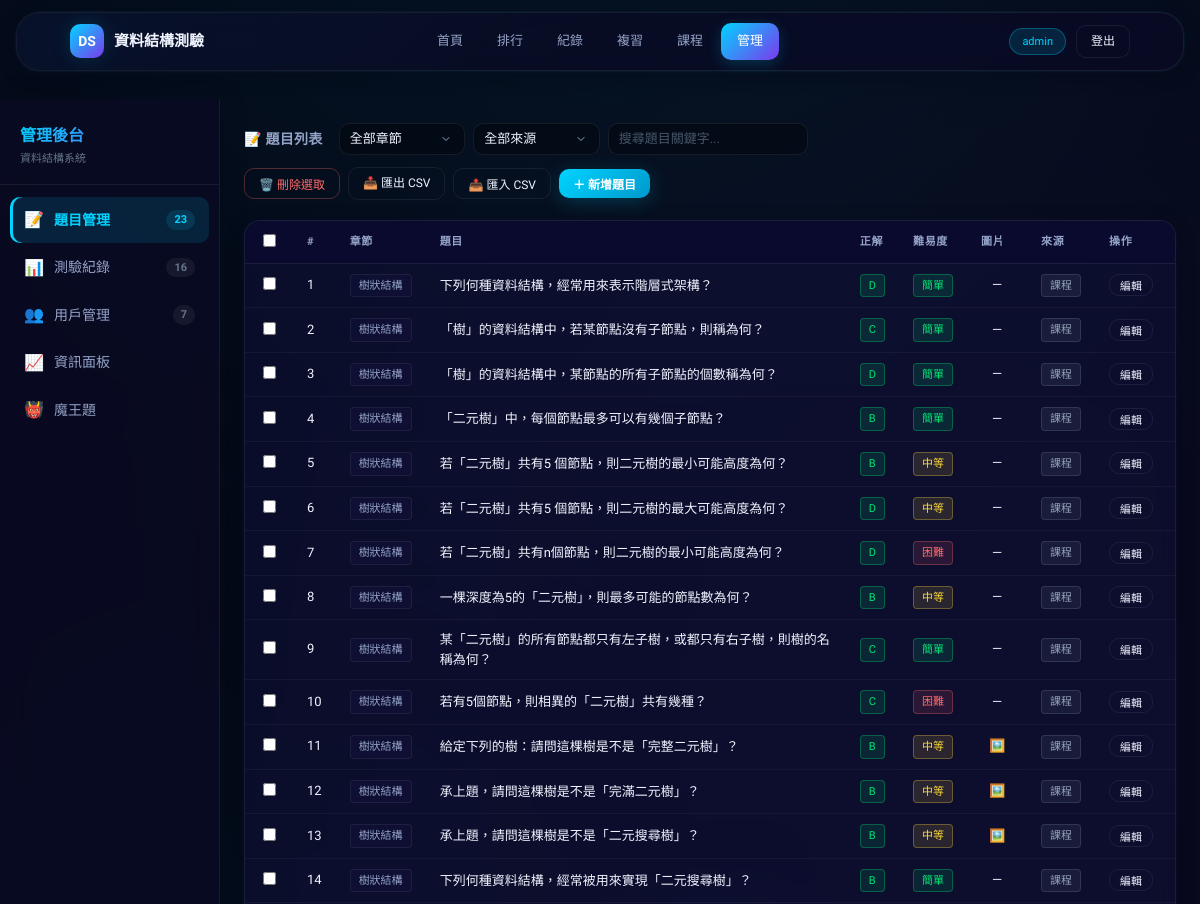
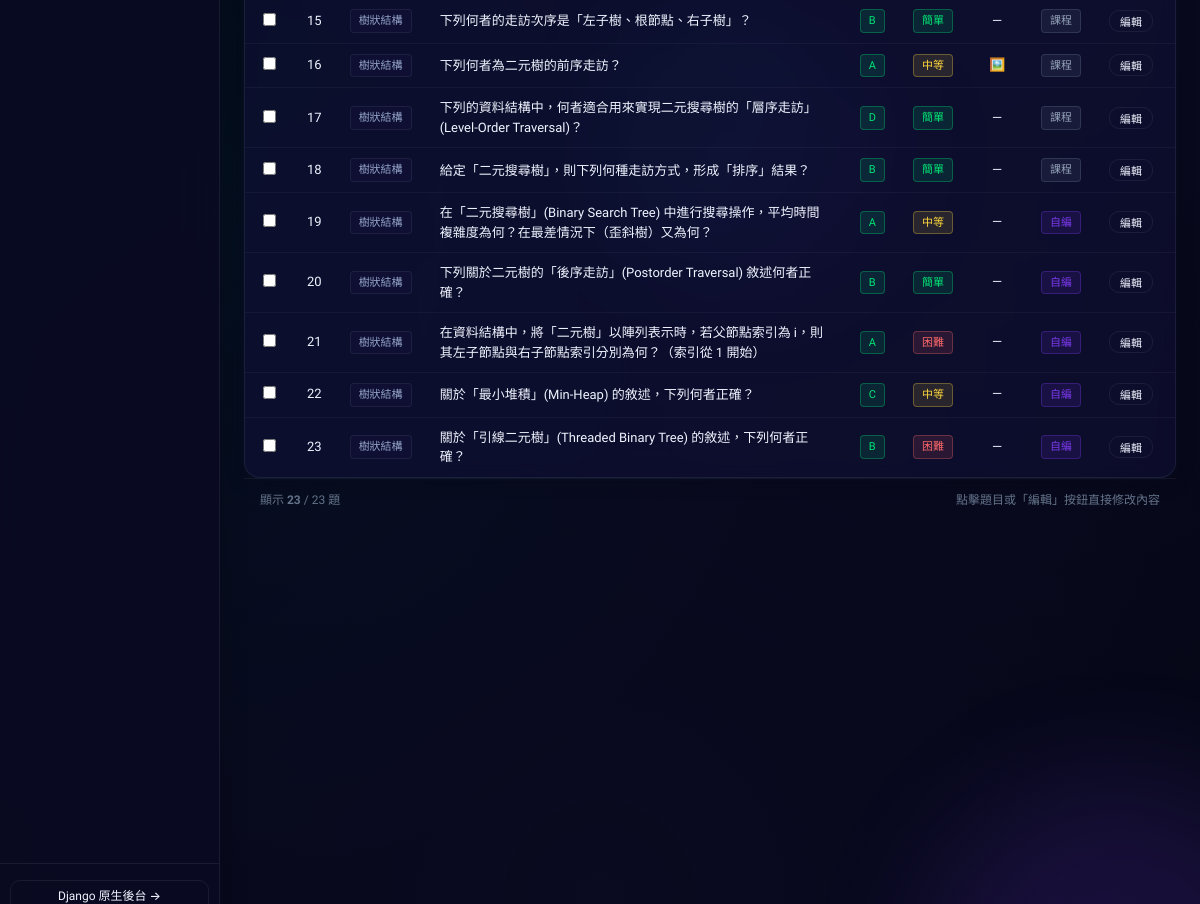
Page /admin-panel/ (signed in) on the committed database (2 pictures, top to bottom).
### quiz_app/models.py (models this page shows, shortened)
class User(AbstractUser):
    nickname = models.CharField(max_length=50, blank=True, verbose_name='暱稱')
    student_class = models.CharField(max_length=50, blank=True, null=True, verbose_name='班級')
    is_teacher = models.BooleanField(default=False, verbose_name='教師身分')
    class Meta:
        verbose_name = '使用者'
        verbose_name_plural = '使用者'

class Question(models.Model):
    DIFFICULTY_CHOICES = [
        ('easy', '簡單'),
        ('medium', '中等'),
        ('hard', '困難'),
    ]
    chapter = models.CharField(max_length=50, verbose_name='章節')
    question_number = models.IntegerField(verbose_name='題號')
    question_text = models.TextField(verbose_name='題目')
    question_image = models.ImageField(
        upload_to='quiz_app/images/',
        blank=True,
        null=True,
        verbose_name='題目圖片'
    )
    option_a = models.CharField(max_length=500, verbose_name='選項A')
    option_b = models.CharField(max_length=500, verbose_name='選項B')
    option_c = models.CharField(max_length=500, verbose_name='選項C')
    option_d = models.CharField(max_length=500, blank=True, null=True, verbose_name='選項D')
    option_e = models.CharField(max_length=500, blank=True, null=True, verbose_name='選項E')
    correct_answer = models.CharField(max_length=1, verbose_name='正確答案')
    difficulty = models.CharField(
        max_length=10,
        choices=DIFFICULTY_CHOICES,
        default='medium',
        verbose_name='難易度'
    )
    sequence_group = models.CharField(
        max_length=50,
        blank=True,
        null=True,
        verbose_name='連貫題組別',
        help_text='同一組別的題目會保持順序'
    )
    is_new = models.BooleanField(default=False, verbose_name='自編題目')
    source_note = models.CharField(
        max_length=200, blank=True, verbose_name='題目來源',
        help_text='若為自編題目，請註明來源或設計說明'
    )
    explanation = models.TextField(
        blank=True, verbose_name='題目詳解',
        help_text='作答後顯示的詳細解析，說明為什麼正確答案是對的'
    )
    error_count = models.IntegerField(default=0, verbose_name='累計錯誤次數')
    total_attempt_count = models.IntegerField(default=0, verbose_name='累計答題次數')
    class Meta:
        verbose_name = '題目'
        verbose_name_plural = '題目'
        unique_together = ['chapter', 'question_number']
        ordering = ['chapter', 'question_number']

### quiz_app/views.py (the view)
# urls.py: path('admin-panel/', views.admin_panel, name='admin_panel'),
def admin_panel(request):
    if not request.user.is_authenticated or not request.user.is_staff:
        messages.error(request, '你不是管理員')
        return redirect('home')
    raw_chapters = list(Question.objects.values_list('chapter', flat=True))
    unique_chapters = sorted(set(raw_chapters), key=_chapter_sort_key)
    total_questions = Question.objects.count()
    new_questions = Question.objects.filter(is_new=True).count()
    total_users = User.objects.count()
    total_records = QuizRecord.objects.count()
    chapters_data = []
    for ch in unique_chapters:
        count = Question.objects.filter(chapter=ch).count()
        chapters_data.append({
            'chapter': ch,
            'count': count,
        })
    questions = []
    for q in Question.objects.all().order_by('question_number'):
        questions.append({
            'id': q.id,
            'chapter': q.chapter,
            'number': q.question_number,
            'text': q.question_text[:80] + '...' if len(q.question_text) > 80 else q.question_text,
            'option_a': q.option_a[:30] + '...' if q.option_a and len(q.option_a) > 30 else (q.option_a or ''),
            'option_b': q.option_b[:30] + '...' if q.option_b and len(q.option_b) > 30 else (q.option_b or ''),
            'option_c': q.option_c[:30] + '...' if q.option_c and len(q.option_c) > 30 else (q.option_c or ''),
            'option_d': q.option_d[:30] + '...' if q.option_d and len(q.option_d) > 30 else (q.option_d or ''),
            'option_e': q.option_e[:30] + '...' if q.option_e and len(q.option_e) > 30 else (q.option_e or ''),
            'correct_answer': q.correct_answer,
            'difficulty': q.get_difficulty_display(),
            'is_new': q.is_new,
            'has_image': bool(q.question_image),
        })
    records = QuizRecord.objects.all().order_by('-created_at')[:20]
    records_data = []
    for r in records:
        records_data.append({
            'id': r.id,
            'user': str(r.user.nickname or r.user.username),
            'chapter': r.chapter,
            'score': r.score,
            'correct_count': r.correct_count,
            'total': r.total_questions,
            'time_spent': r.time_spent,
            'is_sr': r.is_sr,
            'date': r.created_at.strftime('%m/%d %H:%M'),
        })
    class_list = (
        User.objects
        .filter(student_class__isnull=False)
        .exclude(student_class='')
        .values('student_class')
        .annotate(count=models.Count('id'))
        .order_by('student_class')
    )
    info_users = User.objects.all().order_by('username').values('id', 'username', 'nickname')
    info_questions = Question.objects.all().order_by('chapter', 'question_number').values('id', 'chapter', 'question_number', 'question_text')
    return render(request, 'quiz_app/admin_panel.html', {
        'chapters': chapters_data,
        'questions': questions,
        'records': records_data,
        'users': User.objects.all().order_by('username'),
        'total_questions': total_questions,
        'new_questions': new_questions,
        'total_users': total_users,
        'total_records': total_records,
        'class_list': class_list,
        'info_users': info_users,
        'info_questions': info_questions,
    })

### quiz_app/templatetags/chapter_extras.py (called while the page is built)
@register.filter
def chapter_topic(value):
    if not value:
        return value
    m = re.search(r'第\d+章\s*(.*)', value)
    return m.group(1) if m else value

### quiz_app/views.py (called while the page is built)
def _chapter_sort_key(ch):
    m = re.search(r'第(\d+)章', ch)
    return int(m.group(1)) if m else 0

### quiz_app/templates/quiz_app/admin_panel.html (shortened to what this page needs)
<!DOCTYPE html>
<html lang="zh-Hant">
<head>
  {% load static %}
  {% load chapter_extras %}
  <link rel="stylesheet" href="{% static 'quiz_app/css/style.css' %}"/>
</head>
<body>
  <div class="stars">
  </div>
  <div class="floating-orb"></div>
  <div class="floating-orb"></div>
<div class="app">
  <header class="header">
    <div class="header-inner">
      <a class="brand" href="{% url 'home' %}">
        <span class="brand-icon">DS</span>
        <span>資料結構測驗</span>
      </a>
      <nav class="nav" id="main-nav">
        <a class="nav-link" href="{% url 'home' %}">首頁</a>
        <a class="nav-link" href="{% url 'leaderboard' %}">排行</a>
        <a class="nav-link" href="{% url 'quiz_records' %}">紀錄</a>
        <a class="nav-link" href="{% url 'wrong_answers' %}">複習</a>
        {% if user.is_authenticated and user.is_teacher %}
        <a class="nav-link" href="{% url 'classroom_list' %}">課程</a>
        {% elif user.is_authenticated %}
        <a class="nav-link" href="{% url 'classroom_my' %}">課程</a>
        {% endif %}
        {% if user.is_staff %}
        <a class="nav-link active" href="{% url 'admin_panel' %}">管理</a>
        {% endif %}
      </nav>
      <div class="header-meta">
        {% if user.is_authenticated %}
          <span class="tag tag-cyan" id="user-tag" onclick="openProfileModal()" style="cursor:pointer;" data-nickname="{{ user.nickname|default:'' }}" data-email="{{ user.email|default:'' }}" data-student-class="{{ user.student_class|default:'' }}">{{ user.nickname|default:user.username }}</span>
          <a href="{% url 'logout' %}" class="btn btn-sm btn-ghost">登出</a>
        {% endif %}
      </div>
    </div>
  </header>
  <main>
    <div class="admin-layout">
      <aside class="admin-sidebar" id="admin-sidebar">
        <div class="sidebar-header">
          <div class="sidebar-title">管理後台</div>
          <div class="sidebar-sub">資料結構系統</div>
        </div>
        <nav class="sidebar-nav" id="sidebar-nav">
          <a class="snav-item active" data-tab="questions" href="#">
            <span class="snav-icon">📝</span>
            <span class="snav-label">題目管理</span>
            <span class="snav-badge">{{ total_questions }}</span>
          </a>
          <a class="snav-item" data-tab="records" href="#">
            <span class="snav-icon">📊</span>
            <span class="snav-label">測驗紀錄</span>
            <span class="snav-badge">{{ total_records }}</span>
          </a>
          <a class="snav-item" data-tab="users" href="#">
            <span class="snav-icon">👥</span>
            <span class="snav-label">用戶管理</span>
            <span class="snav-badge">{{ total_users }}</span>
          </a>
          <a class="snav-item" data-tab="analytics" href="#">
            <span class="snav-icon">📈</span>
            <span class="snav-label">資訊面板</span>
          </a>
          <a class="snav-item" data-tab="boss" href="#">
            <span class="snav-icon">👹</span>
            <span class="snav-label">魔王題</span>
          </a>
        </nav>
        <div class="sidebar-footer">
          <a href="/admin/" class="btn btn-sm btn-ghost" style="width:100%;justify-content:center;" target="_blank">
            Django 原生後台 →
          </a>
        </div>
      </aside>
      <div class="admin-main">
        <div class="admin-tab active" id="tab-questions">
          <div class="admin-toolbar">
            <div class="admin-toolbar-left">
              <h3 class="section-title" style="margin:0;">📝 題目列表</h3>
              <div class="filter-group">
                <select class="input input-sm" id="chapter-filter" onchange="filterQuestions()">
                  <option value="">全部章節</option>
                </select>
                <select class="input input-sm" id="source-filter" onchange="filterQuestions()">
                  <option value="">全部來源</option>
                </select>
                <input class="input input-sm" id="search-input" type="text" placeholder="搜尋題目關鍵字..." oninput="filterQuestions()" style="width:200px;" autocomplete="off">
              </div>
            </div>
            <div class="admin-toolbar-right">
              <button class="btn btn-sm btn-ghost" onclick="batchDelete('question')" style="color:var(--coral);border-color:var(--coral-border);" id="q-batch-del" disabled>🗑️ 刪除選取</button>
              <a class="btn btn-sm btn-ghost" href="{% url 'export_questions_csv' %}">📥 匯出 CSV</a>
              <button class="btn btn-sm btn-ghost" onclick="openImportCsvModal()">📤 匯入 CSV</button>
              <button class="btn btn-primary btn-sm" onclick="openAddModal()">＋ 新增題目</button>
            </div>
          </div>
          <div class="admin-table-wrap">
            <table class="admin-table" id="question-table">
              <thead>
                <tr>
                  <th style="width:32px;"><input type="checkbox" onchange="toggleAll('q',this.checked)" title="全選"></th>
                  <th style="width:40px;">#</th>
                  <th style="width:70px;">章節</th>
                  <th>題目</th>
                  <th style="width:50px;">正解</th>
                  <th style="width:60px;">難易度</th>
                  <th style="width:60px;">圖片</th>
                  <th style="width:60px;">來源</th>
                  <th style="width:80px;">操作</th>
                </tr>
              </thead>
              <tbody>
                {% for q in questions %}
                <tr class="q-row" data-chapter="{{ q.chapter }}" data-source="{% if q.is_new %}new{% else %}teacher{% endif %}" data-search="{{ q.text|lower }}" onclick="openEditModal({{ q.id }})" style="cursor:pointer;">
                  <td style="width:32px;text-align:center;" onclick="event.stopPropagation();"><input type="checkbox" class="q-cb" value="{{ q.id }}" onchange="updateBatchBtn('q')"></td>
                  <td class="dim">{{ q.number }}</td>
                  <td><span class="tag tag-sm tag-indigo">{{ q.chapter|chapter_topic }}</span></td>
                  <td class="q-text">{{ q.text }}</td>
                  <td><span class="tag tag-sm tag-green">{{ q.correct_answer }}</span></td>
                  <td>
                    {% if q.difficulty == '簡單' %}
                    <span class="tag tag-sm tag-green">簡單</span>
                    {% elif q.difficulty == '中等' %}
                    <span class="tag tag-sm tag-amber">中等</span>
                    {% else %}
                    <span class="tag tag-sm tag-red">困難</span>
                    {% endif %}
                  </td>
                  <td class="dim" style="text-align:center;">{% if q.has_image %}🖼️{% else %}—{% endif %}</td>
                  <td>{% if q.is_new %}<span class="tag tag-sm tag-purple">自編</span>{% else %}<span class="tag tag-sm tag-gray">課程</span>{% endif %}</td>
                  <td>
                    <button class="btn btn-sm btn-ghost" onclick="event.stopPropagation();openEditModal({{ q.id }})" style="padding:2px 10px;font-size:11px;">編輯</button>
                  </td>
                </tr>
                {% endfor %}
              </tbody>
            </table>
          </div>
          <div class="admin-table-footer" id="table-footer">
            <span class="dim">顯示 <strong id="shown-count">{{ questions|length }}</strong> / {{ questions|length }} 題</span>
            <span class="dim">點擊題目或「編輯」按鈕直接修改內容</span>
          </div>
        </div>
        </div>
    </div>
  </main>
</body>
</html>

### rows in the picture
User: nickname "admin"
Question: chapter|chapter_topic "樹狀結構", text "下列何種資料結構，經常用來表示階層式架構？"
Question: chapter|chapter_topic "樹狀結構", text "「樹」的資料結構中，若某節點沒有子節點，則稱為何？"
Question: chapter|chapter_topic "樹狀結構", text "「樹」的資料結構中，某節點的所有子節點的個數稱為何？"
Question: chapter|chapter_topic "樹狀結構", text "「二元樹」中，每個節點最多可以有幾個子節點？"
Question: chapter|chapter_topic "樹狀結構", text "若「二元樹」共有5 個節點，則二元樹的最小可能高度為何？"
Question: chapter|chapter_topic "樹狀結構", text "若「二元樹」共有5 個節點，則二元樹的最大可能高度為何？"
Question: chapter|chapter_topic "樹狀結構", text "若「二元樹」共有n個節點，則二元樹的最小可能高度為何？"
Question: chapter|chapter_topic "樹狀結構", text "一棵深度為5的「二元樹」，則最多可能的節點數為何？"
Question: chapter|chapter_topic "樹狀結構", text "某「二元樹」的所有節點都只有左子樹，或都只有右子樹，則樹的名稱為何？"
Question: chapter|chapter_topic "樹狀結構", text "若有5個節點，則相異的「二元樹」共有幾種？"
Question: chapter|chapter_topic "樹狀結構", text "給定下列的樹：請問這棵樹是不是「完整二元樹」？"
Question: chapter|chapter_topic "樹狀結構", text "承上題，請問這棵樹是不是「完滿二元樹」？"
Question: chapter|chapter_topic "樹狀結構", text "承上題，請問這棵樹是不是「二元搜尋樹」？"
Question: chapter|chapter_topic "樹狀結構", text "下列何種資料結構，經常被用來實現「二元搜尋樹」？"
Question: chapter|chapter_topic "樹狀結構", text "下列何者的走訪次序是「左子樹、根節點、右子樹」？"
Question: chapter|chapter_topic "樹狀結構", text "下列何者為二元樹的前序走訪？"
Question: chapter|chapter_topic "樹狀結構", text "下列的資料結構中，何者適合用來實現二元搜尋樹的「層序走訪」(Level-Order Traversal)？"
Question: chapter|chapter_topic "樹狀結構", text "給定「二元搜尋樹」，則下列何種走訪方式，形成「排序」結果？"
Question: chapter|chapter_topic "樹狀結構", text "在「二元搜尋樹」(Binary Search Tree) 中進行搜尋操作，平均時間複雜度為何？在最差情況下（歪斜樹）又為何？"
Question: chapter|chapter_topic "樹狀結構", text "下列關於二元樹的「後序走訪」(Postorder Traversal) 敘述何者正確？"
Question: chapter|chapter_topic "樹狀結構", text "在資料結構中，將「二元樹」以陣列表示時，若父節點索引為 i，則其左子節點與右子節點索引分別為何？（索引從 1 開始）"
Question: chapter|chapter_topic "樹狀結構", text "關於「最小堆積」(Min-Heap) 的敘述，下列何者正確？"
Question: chapter|chapter_topic "樹狀結構", text "關於「引線二元樹」(Threaded Binary Tree) 的敘述，下列何者正確？"

### other values in the picture
{{ total_questions }} "23"
{{ total_records }} "16"
{{ total_users }} "7"
{{ q.number }} "1" "2" "3" "4" "5" "6" "7" "8" "9" "10" "11" "12" "13" "14" "15" "16" "17" "18" "19" "20" "21" "22" "23"
{{ q.correct_answer }} "D" "C" "D" "B" "B" "D" "D" "B" "C" "C" "B" "B" "B" "B" "B" "A" "D" "B" "A" "B" "A" "C" "B"
{{ questions|length }} "23"
